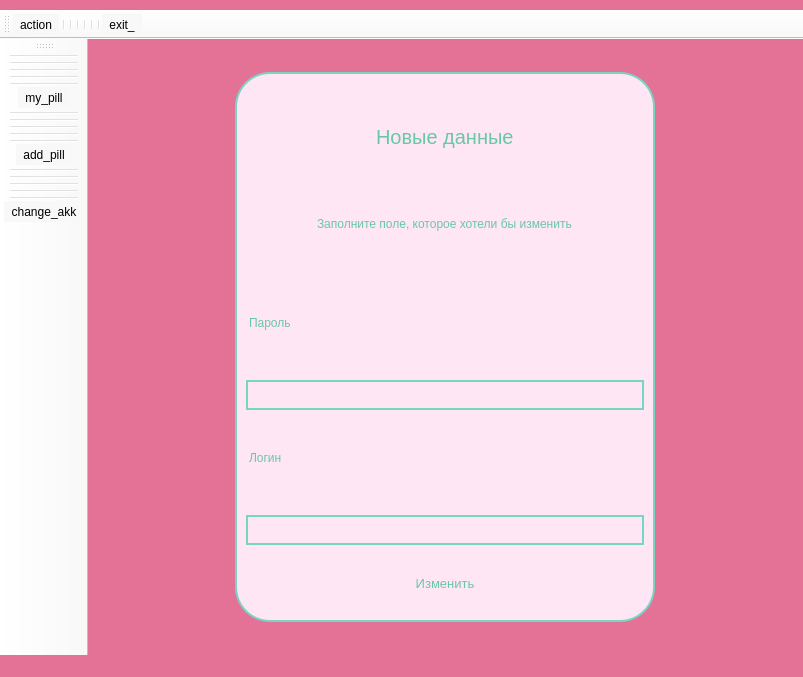
<?xml version="1.0" encoding="UTF-8"?>
<ui version="4.0">
 <class>MainWindow</class>
 <widget class="QMainWindow" name="MainWindow">
  <property name="geometry">
   <rect>
    <x>0</x>
    <y>0</y>
    <width>803</width>
    <height>677</height>
   </rect>
  </property>
  <property name="windowTitle">
   <string>MainWindow</string>
  </property>
  <property name="windowIcon">
   <iconset resource="res_main-rc.qrc">
    <normaloff>:/newPrefix/picture/home_doctor_care_treatment_support_medical_hehcare_icon_261646.png</normaloff>:/newPrefix/picture/home_doctor_care_treatment_support_medical_hehcare_icon_261646.png</iconset>
  </property>
  <property name="styleSheet">
   <string notr="true">background-color: rgb(228, 114, 150);</string>
  </property>
  <widget class="QWidget" name="centralwidget">
   <property name="styleSheet">
    <string notr="true">background-color: rgb(228, 114, 150);</string>
   </property>
   <layout class="QHBoxLayout" name="horizontalLayout_3">
    <item>
     <widget class="QFrame" name="verticalFrame">
      <property name="maximumSize">
       <size>
        <width>420</width>
        <height>550</height>
       </size>
      </property>
      <property name="font">
       <font>
        <pointsize>15</pointsize>
       </font>
      </property>
      <property name="styleSheet">
       <string notr="true">border-radius: 35px;
background-color:rgb(255, 230, 245);
border: 2px solid;
border-color: rgb(120, 213, 193);
padding-bottom: 10px;</string>
      </property>
      <layout class="QVBoxLayout" name="verticalLayout">
       <item alignment="Qt::AlignHCenter">
        <widget class="QLabel" name="label">
         <property name="styleSheet">
          <string notr="true">font: 700 italic 16pt &quot;Segoe UI&quot;;
color: rgb(104, 199, 167);
font-size: 20px;
border: none;
margin-top: 25px;</string>
         </property>
         <property name="text">
          <string>Новые данные</string>
         </property>
        </widget>
       </item>
       <item alignment="Qt::AlignHCenter">
        <widget class="QLabel" name="label_2">
         <property name="styleSheet">
          <string notr="true">border: none;
color: rgb(104, 199, 167);</string>
         </property>
         <property name="text">
          <string>Заполните поле, которое хотели бы изменить</string>
         </property>
        </widget>
       </item>
       <item>
        <widget class="QLabel" name="label_3">
         <property name="styleSheet">
          <string notr="true">border: none;
color: rgb(104, 199, 167);</string>
         </property>
         <property name="text">
          <string>Пароль</string>
         </property>
        </widget>
       </item>
       <item>
        <widget class="QLineEdit" name="lineEdit"/>
       </item>
       <item>
        <widget class="QLabel" name="label_4">
         <property name="styleSheet">
          <string notr="true">border: none;
color: rgb(104, 199, 167);</string>
         </property>
         <property name="text">
          <string>Логин</string>
         </property>
        </widget>
       </item>
       <item>
        <widget class="QLineEdit" name="lineEdit_2"/>
       </item>
       <item>
        <widget class="QPushButton" name="pushButton">
         <property name="styleSheet">
          <string notr="true">color: rgb(104, 199, 167);
font-size: 13px;
border: none;
margin-top: 25px;</string>
         </property>
         <property name="text">
          <string>Изменить</string>
         </property>
        </widget>
       </item>
      </layout>
     </widget>
    </item>
   </layout>
  </widget>
  <widget class="QMenuBar" name="menubar">
   <property name="geometry">
    <rect>
     <x>0</x>
     <y>0</y>
     <width>803</width>
     <height>10</height>
    </rect>
   </property>
   <property name="minimumSize">
    <size>
     <width>0</width>
     <height>10</height>
    </size>
   </property>
   <property name="maximumSize">
    <size>
     <width>16777215</width>
     <height>10</height>
    </size>
   </property>
  </widget>
  <widget class="QStatusBar" name="statusbar"/>
  <widget class="QToolBar" name="toolBar">
   <property name="windowTitle">
    <string>toolBar</string>
   </property>
   <property name="styleSheet">
    <string notr="true">background-color: rgb(248, 248, 248);</string>
   </property>
   <property name="iconSize">
    <size>
     <width>70</width>
     <height>70</height>
    </size>
   </property>
   <attribute name="toolBarArea">
    <enum>TopToolBarArea</enum>
   </attribute>
   <attribute name="toolBarBreak">
    <bool>false</bool>
   </attribute>
   <addaction name="action_action"/>
   <addaction name="separator"/>
   <addaction name="separator"/>
   <addaction name="separator"/>
   <addaction name="separator"/>
   <addaction name="separator"/>
   <addaction name="separator"/>
   <addaction name="action_exit"/>
  </widget>
  <widget class="QToolBar" name="toolBar_2">
   <property name="windowTitle">
    <string>toolBar_2</string>
   </property>
   <property name="styleSheet">
    <string notr="true">background-color: rgb(248, 248, 248);</string>
   </property>
   <property name="iconSize">
    <size>
     <width>70</width>
     <height>70</height>
    </size>
   </property>
   <attribute name="toolBarArea">
    <enum>LeftToolBarArea</enum>
   </attribute>
   <attribute name="toolBarBreak">
    <bool>false</bool>
   </attribute>
   <addaction name="separator"/>
   <addaction name="separator"/>
   <addaction name="separator"/>
   <addaction name="separator"/>
   <addaction name="separator"/>
   <addaction name="my_pill"/>
   <addaction name="separator"/>
   <addaction name="separator"/>
   <addaction name="separator"/>
   <addaction name="separator"/>
   <addaction name="separator"/>
   <addaction name="action_add_pill"/>
   <addaction name="separator"/>
   <addaction name="separator"/>
   <addaction name="separator"/>
   <addaction name="separator"/>
   <addaction name="separator"/>
   <addaction name="action_change_akk"/>
  </widget>
  <action name="action_exit">
   <property name="icon">
    <iconset resource="res_main-rc.qrc">
     <normaloff>:/newPrefix/picture/home_doctor_care_treatment_support_medical_hehcare_icon_261646.png</normaloff>:/newPrefix/picture/home_doctor_care_treatment_support_medical_hehcare_icon_261646.png</iconset>
   </property>
   <property name="text">
    <string>&amp;exit_</string>
   </property>
  </action>
  <action name="action_action">
   <property name="icon">
    <iconset resource="res_main-rc.qrc">
     <normaloff>:/newPrefix/picture/pill.jpg</normaloff>:/newPrefix/picture/pill.jpg</iconset>
   </property>
   <property name="text">
    <string>&amp;action</string>
   </property>
  </action>
  <action name="my_pill">
   <property name="icon">
    <iconset resource="res_main-rc.qrc">
     <normaloff>:/newPrefix/picture/doctor_heh_analysis_hehcare_analytics_monitoring_patient_icon_261616.png</normaloff>:/newPrefix/picture/doctor_heh_analysis_hehcare_analytics_monitoring_patient_icon_261616.png</iconset>
   </property>
   <property name="text">
    <string>&amp;my_pill</string>
   </property>
  </action>
  <action name="action_add_pill">
   <property name="icon">
    <iconset resource="res_main-rc.qrc">
     <normaloff>:/newPrefix/picture/ui_app_application_computer_program_software_legacy_icon_261654.png</normaloff>:/newPrefix/picture/ui_app_application_computer_program_software_legacy_icon_261654.png</iconset>
   </property>
   <property name="text">
    <string>&amp;add_pill</string>
   </property>
  </action>
  <action name="action_change_akk">
   <property name="icon">
    <iconset resource="res_main-rc.qrc">
     <normaloff>:/newPrefix/picture/clipboard_checklist_check_document_list_record_patient_icon_261627.png</normaloff>:/newPrefix/picture/clipboard_checklist_check_document_list_record_patient_icon_261627.png</iconset>
   </property>
   <property name="text">
    <string>&amp;change_akk</string>
   </property>
  </action>
 </widget>
 <resources>
  <include location="res_main-rc.qrc"/>
 </resources>
 <connections/>
</ui>
